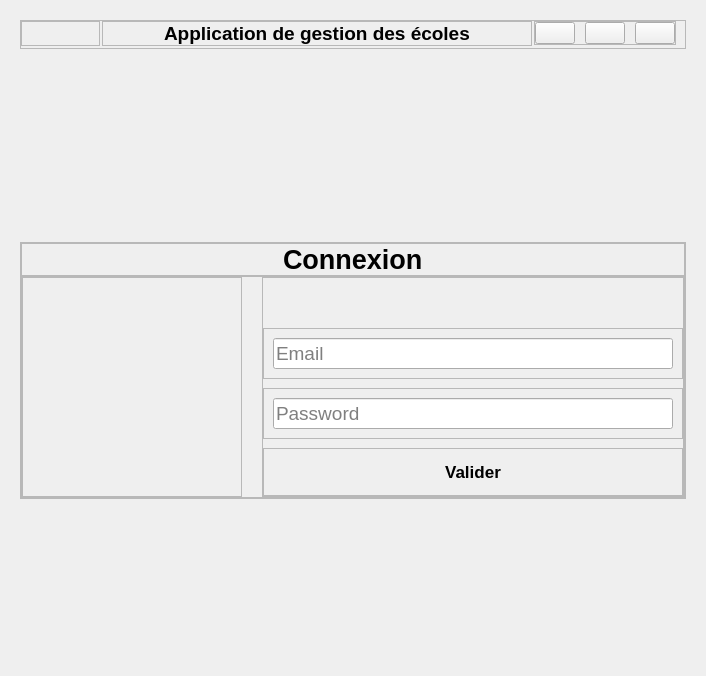
      <widget class="QWidget" name="connexion_page">
       <layout class="QVBoxLayout" name="verticalLayout_2">
        <item>
         <widget class="QWidget" name="header_connexion" native="true">
          <layout class="QHBoxLayout" name="horizontalLayout">
           <item>
            <widget class="QFrame" name="frame_131">
             <property name="maximumSize">
              <size>
               <width>16777215</width>
               <height>50</height>
              </size>
             </property>
             <property name="frameShape">
              <enum>QFrame::StyledPanel</enum>
             </property>
             <property name="frameShadow">
              <enum>QFrame::Raised</enum>
             </property>
             <layout class="QHBoxLayout" name="horizontalLayout_158">
              <property name="spacing">
               <number>2</number>
              </property>
              <property name="leftMargin">
               <number>0</number>
              </property>
              <property name="topMargin">
               <number>0</number>
              </property>
              <property name="bottomMargin">
               <number>2</number>
              </property>
              <item>
               <widget class="QFrame" name="frame_132">
                <property name="frameShape">
                 <enum>QFrame::StyledPanel</enum>
                </property>
                <property name="frameShadow">
                 <enum>QFrame::Raised</enum>
                </property>
                <layout class="QHBoxLayout" name="horizontalLayout_159">
                 <property name="leftMargin">
                  <number>0</number>
                 </property>
                 <property name="topMargin">
                  <number>0</number>
                 </property>
                 <property name="rightMargin">
                  <number>0</number>
                 </property>
                 <item>
                  <widget class="QLabel" name="label_59">
                   <property name="text">
                    <string/>
                   </property>
                  </widget>
                 </item>
                </layout>
               </widget>
              </item>
              <item>
               <widget class="QFrame" name="frame_133">
                <property name="minimumSize">
                 <size>
                  <width>430</width>
                  <height>0</height>
                 </size>
                </property>
                <property name="frameShape">
                 <enum>QFrame::StyledPanel</enum>
                </property>
                <property name="frameShadow">
                 <enum>QFrame::Raised</enum>
                </property>
                <layout class="QHBoxLayout" name="horizontalLayout_160">
                 <property name="leftMargin">
                  <number>0</number>
                 </property>
                 <property name="topMargin">
                  <number>0</number>
                 </property>
                 <property name="rightMargin">
                  <number>0</number>
                 </property>
                 <property name="bottomMargin">
                  <number>0</number>
                 </property>
                 <item>
                  <widget class="QLabel" name="label_60">
                   <property name="text">
                    <string/>
                   </property>
                  </widget>
                 </item>
                 <item>
                  <widget class="QLabel" name="label_connect_3">
                   <property name="font">
                    <font>
                     <pointsize>14</pointsize>
                     <weight>75</weight>
                     <bold>true</bold>
                    </font>
                   </property>
                   <property name="text">
                    <string>Application de gestion des écoles</string>
                   </property>
                  </widget>
                 </item>
                 <item>
                  <widget class="QLabel" name="label_61">
                   <property name="text">
                    <string/>
                   </property>
                  </widget>
                 </item>
                </layout>
               </widget>
              </item>
              <item alignment="Qt::AlignRight|Qt::AlignVCenter">
               <widget class="QFrame" name="frame_134">
                <property name="frameShape">
                 <enum>QFrame::StyledPanel</enum>
                </property>
                <property name="frameShadow">
                 <enum>QFrame::Raised</enum>
                </property>
                <layout class="QHBoxLayout" name="horizontalLayout_161">
                 <property name="spacing">
                  <number>10</number>
                 </property>
                 <property name="leftMargin">
                  <number>0</number>
                 </property>
                 <property name="topMargin">
                  <number>0</number>
                 </property>
                 <property name="rightMargin">
                  <number>0</number>
                 </property>
                 <property name="bottomMargin">
                  <number>0</number>
                 </property>
                 <item>
                  <widget class="QPushButton" name="min_4">
                   <property name="text">
                    <string/>
                   </property>
                   <property name="icon">
                    <iconset>
                     <normaloff>../../../../.designer/assets/icons/icons8-subtract-96.png</normaloff>../../../../.designer/assets/icons/icons8-subtract-96.png</iconset>
                   </property>
                   <property name="iconSize">
                    <size>
                     <width>20</width>
                     <height>20</height>
                    </size>
                   </property>
                  </widget>
                 </item>
                 <item>
                  <widget class="QPushButton" name="full_4">
                   <property name="text">
                    <string/>
                   </property>
                   <property name="icon">
                    <iconset>
                     <normaloff>../../../../.designer/assets/icons/icons8-full-image-96.png</normaloff>../../../../.designer/assets/icons/icons8-full-image-96.png</iconset>
                   </property>
                   <property name="iconSize">
                    <size>
                     <width>20</width>
                     <height>20</height>
                    </size>
                   </property>
                  </widget>
                 </item>
                 <item>
                  <widget class="QPushButton" name="close_4">
                   <property name="text">
                    <string/>
                   </property>
                   <property name="icon">
                    <iconset>
                     <normaloff>../../../../.designer/assets/icons/icons8-close-48.png</normaloff>../../../../.designer/assets/icons/icons8-close-48.png</iconset>
                   </property>
                   <property name="iconSize">
                    <size>
                     <width>20</width>
                     <height>20</height>
                    </size>
                   </property>
                  </widget>
                 </item>
                </layout>
               </widget>
              </item>
             </layout>
            </widget>
           </item>
          </layout>
         </widget>
        </item>
        <item>
         <spacer name="verticalSpacer">
          <property name="orientation">
           <enum>Qt::Vertical</enum>
          </property>
          <property name="sizeType">
           <enum>QSizePolicy::Expanding</enum>
          </property>
          <property name="sizeHint" stdset="0">
           <size>
            <width>20</width>
            <height>169</height>
           </size>
          </property>
         </spacer>
        </item>
        <item>
         <widget class="QWidget" name="body_connect" native="true">
          <layout class="QVBoxLayout" name="verticalLayout_3">
           <property name="spacing">
            <number>0</number>
           </property>
           <property name="leftMargin">
            <number>0</number>
           </property>
           <property name="topMargin">
            <number>0</number>
           </property>
           <property name="rightMargin">
            <number>0</number>
           </property>
           <property name="bottomMargin">
            <number>0</number>
           </property>
           <item alignment="Qt::AlignHCenter|Qt::AlignVCenter">
            <widget class="QWidget" name="connexion_3" native="true">
             <property name="enabled">
              <bool>true</bool>
             </property>
             <layout class="QHBoxLayout" name="horizontalLayout_151">
              <property name="spacing">
               <number>14</number>
              </property>
              <property name="leftMargin">
               <number>9</number>
              </property>
              <property name="topMargin">
               <number>9</number>
              </property>
              <property name="rightMargin">
               <number>9</number>
              </property>
              <property name="bottomMargin">
               <number>9</number>
              </property>
              <item>
               <widget class="QFrame" name="frame_129">
                <property name="minimumSize">
                 <size>
                  <width>50</width>
                  <height>0</height>
                 </size>
                </property>
                <property name="frameShape">
                 <enum>QFrame::StyledPanel</enum>
                </property>
                <property name="frameShadow">
                 <enum>QFrame::Raised</enum>
                </property>
                <layout class="QVBoxLayout" name="verticalLayout_68">
                 <property name="spacing">
                  <number>0</number>
                 </property>
                 <property name="leftMargin">
                  <number>0</number>
                 </property>
                 <property name="topMargin">
                  <number>0</number>
                 </property>
                 <property name="rightMargin">
                  <number>0</number>
                 </property>
                 <property name="bottomMargin">
                  <number>0</number>
                 </property>
                 <item>
                  <widget class="QFrame" name="title_3">
                   <property name="frameShape">
                    <enum>QFrame::StyledPanel</enum>
                   </property>
                   <property name="frameShadow">
                    <enum>QFrame::Raised</enum>
                   </property>
                   <layout class="QHBoxLayout" name="horizontalLayout_152">
                    <property name="spacing">
                     <number>0</number>
                    </property>
                    <property name="leftMargin">
                     <number>0</number>
                    </property>
                    <property name="topMargin">
                     <number>0</number>
                    </property>
                    <property name="rightMargin">
                     <number>0</number>
                    </property>
                    <property name="bottomMargin">
                     <number>0</number>
                    </property>
                    <item alignment="Qt::AlignHCenter">
                     <widget class="QLabel" name="label_49">
                      <property name="font">
                       <font>
                        <pointsize>20</pointsize>
                        <weight>75</weight>
                        <bold>true</bold>
                       </font>
                      </property>
                      <property name="text">
                       <string>Connexion</string>
                      </property>
                     </widget>
                    </item>
                   </layout>
                  </widget>
                 </item>
                 <item>
                  <widget class="QFrame" name="frame_130">
                   <property name="sizePolicy">
                    <sizepolicy hsizetype="Preferred" vsizetype="Expanding">
                     <horstretch>0</horstretch>
                     <verstretch>0</verstretch>
                    </sizepolicy>
                   </property>
                   <property name="maximumSize">
                    <size>
                     <width>700</width>
                     <height>16777215</height>
                    </size>
                   </property>
                   <property name="frameShape">
                    <enum>QFrame::StyledPanel</enum>
                   </property>
                   <property name="frameShadow">
                    <enum>QFrame::Raised</enum>
                   </property>
                   <layout class="QHBoxLayout" name="horizontalLayout_153">
                    <property name="spacing">
                     <number>20</number>
                    </property>
                    <property name="leftMargin">
                     <number>0</number>
                    </property>
                    <property name="topMargin">
                     <number>0</number>
                    </property>
                    <property name="rightMargin">
                     <number>0</number>
                    </property>
                    <property name="bottomMargin">
                     <number>0</number>
                    </property>
                    <item alignment="Qt::AlignHCenter">
                     <widget class="QFrame" name="image_3">
                      <property name="sizePolicy">
                       <sizepolicy hsizetype="Expanding" vsizetype="Preferred">
                        <horstretch>0</horstretch>
                        <verstretch>0</verstretch>
                       </sizepolicy>
                      </property>
                      <property name="minimumSize">
                       <size>
                        <width>200</width>
                        <height>200</height>
                       </size>
                      </property>
                      <property name="frameShape">
                       <enum>QFrame::StyledPanel</enum>
                      </property>
                      <property name="frameShadow">
                       <enum>QFrame::Raised</enum>
                      </property>
                      <layout class="QHBoxLayout" name="horizontalLayout_154">
                       <property name="leftMargin">
                        <number>0</number>
                       </property>
                       <property name="topMargin">
                        <number>0</number>
                       </property>
                       <property name="rightMargin">
                        <number>0</number>
                       </property>
                       <property name="bottomMargin">
                        <number>0</number>
                       </property>
                       <item alignment="Qt::AlignHCenter|Qt::AlignVCenter">
                        <widget class="QWidget" name="widget_logo" native="true">
                         <layout class="QVBoxLayout" name="verticalLayout_11">
                          <item>
                           <widget class="QLabel" name="logo">
                            <property name="sizePolicy">
                             <sizepolicy hsizetype="Expanding" vsizetype="Preferred">
                              <horstretch>0</horstretch>
                              <verstretch>0</verstretch>
                             </sizepolicy>
                            </property>
                            <property name="minimumSize">
                             <size>
                              <width>200</width>
                              <height>200</height>
                             </size>
                            </property>
                            <property name="maximumSize">
                             <size>
                              <width>66</width>
                              <height>16777215</height>
                             </size>
                            </property>
                            <property name="text">
                             <string/>
                            </property>
                            <property name="scaledContents">
                             <bool>true</bool>
                            </property>
                            <property name="alignment">
                             <set>Qt::AlignCenter</set>
                            </property>
                           </widget>
                          </item>
                         </layout>
                        </widget>
                       </item>
                      </layout>
                     </widget>
                    </item>
                    <item>
                     <widget class="QFrame" name="form_3">
                      <property name="frameShape">
                       <enum>QFrame::StyledPanel</enum>
                      </property>
                      <property name="frameShadow">
                       <enum>QFrame::Raised</enum>
                      </property>
                      <layout class="QVBoxLayout" name="verticalLayout_69">
                       <property name="spacing">
                        <number>9</number>
                       </property>
                       <property name="leftMargin">
                        <number>0</number>
                       </property>
                       <property name="topMargin">
                        <number>0</number>
                       </property>
                       <property name="rightMargin">
                        <number>0</number>
                       </property>
                       <property name="bottomMargin">
                        <number>0</number>
                       </property>
                       <item alignment="Qt::AlignHCenter">
                        <widget class="QLabel" name="error_message">
                         <property name="palette">
                          <palette>
                           <active>
                            <colorrole role="WindowText">
                             <brush brushstyle="SolidPattern">
                              <color alpha="255">
                               <red>247</red>
                               <green>74</green>
                               <blue>74</blue>
                              </color>
                             </brush>
                            </colorrole>
                            <colorrole role="Button">
                             <brush brushstyle="SolidPattern">
                              <color alpha="0">
                               <red>0</red>
                               <green>0</green>
                               <blue>0</blue>
                              </color>
                             </brush>
                            </colorrole>
                            <colorrole role="Text">
                             <brush brushstyle="SolidPattern">
                              <color alpha="255">
                               <red>247</red>
                               <green>74</green>
                               <blue>74</blue>
                              </color>
                             </brush>
                            </colorrole>
                            <colorrole role="ButtonText">
                             <brush brushstyle="SolidPattern">
                              <color alpha="255">
                               <red>247</red>
                               <green>74</green>
                               <blue>74</blue>
                              </color>
                             </brush>
                            </colorrole>
                            <colorrole role="Base">
                             <brush brushstyle="SolidPattern">
                              <color alpha="0">
                               <red>0</red>
                               <green>0</green>
                               <blue>0</blue>
                              </color>
                             </brush>
                            </colorrole>
                            <colorrole role="Window">
                             <brush brushstyle="SolidPattern">
                              <color alpha="0">
                               <red>0</red>
                               <green>0</green>
                               <blue>0</blue>
                              </color>
                             </brush>
                            </colorrole>
                            <colorrole role="PlaceholderText">
                             <brush brushstyle="SolidPattern">
                              <color alpha="255">
                               <red>247</red>
                               <green>74</green>
                               <blue>74</blue>
                              </color>
                             </brush>
                            </colorrole>
                           </active>
                           <inactive>
                            <colorrole role="WindowText">
                             <brush brushstyle="SolidPattern">
                              <color alpha="255">
                               <red>247</red>
                               <green>74</green>
                               <blue>74</blue>
                              </color>
                             </brush>
                            </colorrole>
                            <colorrole role="Button">
                             <brush brushstyle="SolidPattern">
                              <color alpha="0">
                               <red>0</red>
                               <green>0</green>
                               <blue>0</blue>
                              </color>
                             </brush>
                            </colorrole>
                            <colorrole role="Text">
                             <brush brushstyle="SolidPattern">
                              <color alpha="255">
                               <red>247</red>
                               <green>74</green>
                               <blue>74</blue>
                              </color>
                             </brush>
                            </colorrole>
                            <colorrole role="ButtonText">
                             <brush brushstyle="SolidPattern">
                              <color alpha="255">
                               <red>247</red>
                               <green>74</green>
                               <blue>74</blue>
                              </color>
                             </brush>
                            </colorrole>
                            <colorrole role="Base">
                             <brush brushstyle="SolidPattern">
                              <color alpha="0">
                               <red>0</red>
                               <green>0</green>
                               <blue>0</blue>
                              </color>
                             </brush>
                            </colorrole>
                            <colorrole role="Window">
                             <brush brushstyle="SolidPattern">
                              <color alpha="0">
                               <red>0</red>
                               <green>0</green>
                               <blue>0</blue>
                              </color>
                             </brush>
                            </colorrole>
                            <colorrole role="PlaceholderText">
                             <brush brushstyle="SolidPattern">
                              <color alpha="255">
                               <red>247</red>
                               <green>74</green>
                               <blue>74</blue>
                              </color>
                             </brush>
                            </colorrole>
                           </inactive>
                           <disabled>
                            <colorrole role="WindowText">
                             <brush brushstyle="SolidPattern">
                              <color alpha="255">
                               <red>247</red>
                               <green>74</green>
                               <blue>74</blue>
                              </color>
                             </brush>
                            </colorrole>
                            <colorrole role="Button">
                             <brush brushstyle="SolidPattern">
                              <color alpha="0">
                               <red>0</red>
                               <green>0</green>
                               <blue>0</blue>
                              </color>
                             </brush>
                            </colorrole>
                            <colorrole role="Text">
                             <brush brushstyle="SolidPattern">
                              <color alpha="255">
                               <red>247</red>
                               <green>74</green>
                               <blue>74</blue>
                              </color>
                             </brush>
                            </colorrole>
                            <colorrole role="ButtonText">
                             <brush brushstyle="SolidPattern">
                              <color alpha="255">
                               <red>247</red>
                               <green>74</green>
                               <blue>74</blue>
                              </color>
                             </brush>
                            </colorrole>
                            <colorrole role="Base">
                             <brush brushstyle="SolidPattern">
                              <color alpha="0">
                               <red>0</red>
                               <green>0</green>
                               <blue>0</blue>
                              </color>
                             </brush>
                            </colorrole>
                            <colorrole role="Window">
                             <brush brushstyle="SolidPattern">
                              <color alpha="0">
                               <red>0</red>
                               <green>0</green>
                               <blue>0</blue>
                              </color>
                             </brush>
                            </colorrole>
                            <colorrole role="PlaceholderText">
                             <brush brushstyle="SolidPattern">
                              <color alpha="255">
                               <red>247</red>
                               <green>74</green>
                               <blue>74</blue>
                              </color>
                             </brush>
                            </colorrole>
                           </disabled>
                          </palette>
                         </property>
                         <property name="font">
                          <font>
                           <pointsize>14</pointsize>
                          </font>
                         </property>
                         <property name="text">
                          <string/>
                         </property>
                        </widget>
                       </item>
                       <item>
                        <widget class="QFrame" name="frame_user_connexion_3">
                         <property name="frameShape">
                          <enum>QFrame::StyledPanel</enum>
                         </property>
                         <property name="frameShadow">
                          <enum>QFrame::Raised</enum>
                         </property>
                         <layout class="QHBoxLayout" name="horizontalLayout_155">
                          <item>
                           <widget class="QLineEdit" name="email_2">
                            <property name="minimumSize">
                             <size>
                              <width>400</width>
                              <height>0</height>
                             </size>
                            </property>
                            <property name="font">
                             <font>
                              <pointsize>14</pointsize>
                             </font>
                            </property>
                            <property name="text">
                             <string/>
                            </property>
                            <property name="placeholderText">
                             <string>Email</string>
                            </property>
                           </widget>
                          </item>
                         </layout>
                        </widget>
                       </item>
                       <item>
                        <widget class="QFrame" name="frame_password_connect_3">
                         <property name="frameShape">
                          <enum>QFrame::StyledPanel</enum>
                         </property>
                         <property name="frameShadow">
                          <enum>QFrame::Raised</enum>
                         </property>
                         <layout class="QHBoxLayout" name="horizontalLayout_156">
                          <item>
                           <widget class="QLineEdit" name="password_2">
                            <property name="minimumSize">
                             <size>
                              <width>400</width>
                              <height>0</height>
                             </size>
                            </property>
                            <property name="font">
                             <font>
                              <pointsize>14</pointsize>
                             </font>
                            </property>
                            <property name="inputMethodHints">
                             <set>Qt::ImhHiddenText|Qt::ImhNoAutoUppercase|Qt::ImhNoPredictiveText|Qt::ImhSensitiveData</set>
                            </property>
                            <property name="echoMode">
                             <enum>QLineEdit::Password</enum>
                            </property>
                            <property name="cursorPosition">
                             <number>0</number>
                            </property>
                            <property name="placeholderText">
                             <string>Password</string>
                            </property>
                            <property name="cursorMoveStyle">
                             <enum>Qt::VisualMoveStyle</enum>
                            </property>
                           </widget>
                          </item>
                         </layout>
                        </widget>
                       </item>
                       <item>
                        <widget class="QFrame" name="frame_button_3">
                         <property name="frameShape">
                          <enum>QFrame::StyledPanel</enum>
                         </property>
                         <property name="frameShadow">
                          <enum>QFrame::Raised</enum>
                         </property>
                         <layout class="QHBoxLayout" name="horizontalLayout_157">
                          <item>
                           <widget class="QPushButton" name="btn_connexion">
                            <property name="enabled">
                             <bool>true</bool>
                            </property>
                            <property name="font">
                             <font>
                              <pointsize>13</pointsize>
                              <weight>75</weight>
                              <bold>true</bold>
                             </font>
                            </property>
                            <property name="cursor">
                             <cursorShape>PointingHandCursor</cursorShape>
                            </property>
                            <property name="text">
                             <string>Valider</string>
                            </property>
                            <property name="flat">
                             <bool>true</bool>
                            </property>
                           </widget>
                          </item>
                         </layout>
                        </widget>
                       </item>
                      </layout>
                     </widget>
                    </item>
                   </layout>
                  </widget>
                 </item>
                </layout>
               </widget>
              </item>
             </layout>
            </widget>
           </item>
          </layout>
         </widget>
        </item>
        <item>
         <spacer name="verticalSpacer_2">
          <property name="orientation">
           <enum>Qt::Vertical</enum>
          </property>
          <property name="sizeType">
           <enum>QSizePolicy::Expanding</enum>
          </property>
          <property name="sizeHint" stdset="0">
           <size>
            <width>20</width>
            <height>157</height>
           </size>
          </property>
         </spacer>
        </item>
       </layout>
      </widget>
